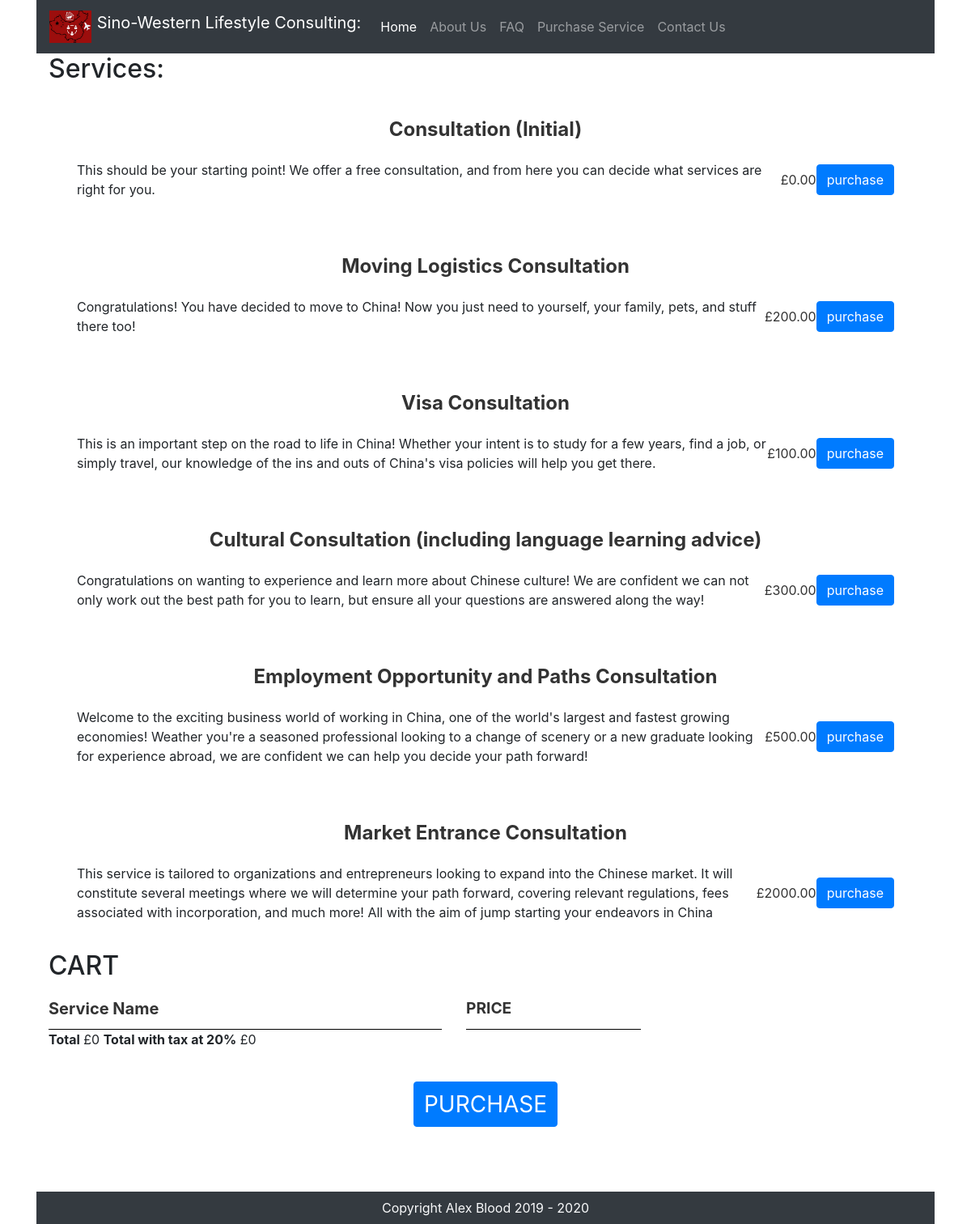
The app's page /index.php?page=store with its own data.
### tables this page shows
CREATE TABLE `services` (
  `sid` int(11) NOT NULL,
  `service` varchar(100) NOT NULL,
  `description` varchar(500) NOT NULL,
  `price` decimal(8,2) NOT NULL
);

### model/Page.class.php (called while the page is built)
<?php
class Page {
  public function header(){
    require_once APPROOT."/view/include/header.php";
  }
  public function viewToLoad($page){
    require_once APPROOT."/view/".$page.".php";
  }
  public function footer(){
    require_once APPROOT."/view/include/footer.php";
  }
}

### index.php (called while the page is built, shortened)
<?php
require_once APPROOT."/controller/page.php";

### model/Database.class.php (called while the page is built, shortened)
<?php
  class Database {
    private $host = DB_HOST;
    private $user = DB_USER;
    private $pass = DB_PASS;
    private $dbname = DB_NAME;
    private $dbh;
    private $stmt;
    public function __construct(){
      $dsn = 'mysql:host=' . $this->host . ';dbname=' . $this->dbname;
      $options = array(
        PDO::ATTR_PERSISTENT => true,
        PDO::ATTR_ERRMODE => PDO::ERRMODE_EXCEPTION
      );
      try{
        $this->dbh = new PDO($dsn, $this->user, $this->pass, $options);
      } catch(PDOException $e){
        $this->error = $e->getMessage();
        echo $this->error;
      }
    }
    public function query($sql){
      $this->stmt = $this->dbh->prepare($sql);
    }
    public function bind($param, $value, $type = null){
      if(is_null($type)){
        switch(true){
          default:
            $type = PDO::PARAM_STR;
        }
      }
      $this->stmt->bindValue($param, $value, $type);
    }
    public function execute(){
      return $this->stmt->execute();
    }
    public function resultSet(){
      $this->execute();
      return $this->stmt->fetchAll(PDO::FETCH_OBJ);
    }
  }

### model/Store.class.php (called while the page is built, shortened)
<?php
class Store extends Database {
  private $db;
  public function __construct(){
    $this->db = new Database;
  }
  public function getAllServices(){
    $this->db->query('SELECT * FROM services ORDER BY sid ASC');
    $returnedServices = $this->db->resultSet();
    return $returnedServices;
  }
  public function retrieveCartItems($cookieID){
    $this->db->query('SELECT cartItems.cookieid, services.sid, services.service,services.description,services.price FROM cartItems, services WHERE cartItems.item = services.sid AND cartItems.cookieid = :cookieID');
    $this->db->bind(':cookieID', $cookieID);
    $cartItemsReturned = $this->db->resultSet();
    return $cartItemsReturned;
  }
}

### view/store.php (the view, shortened to what this page needs)
<section class='container content-section'>
    <h2 class='section-header'>Services:</h2>
    <div class='shop-items'>
        <?php
        $serviceCall = new Store;
        $services = $serviceCall->getAllServices();
        foreach ($services as $service) {
          echo "<form action='' method='post'><div class='shop-item'>
              <span class='shop-item-title'>$service->service</span>
              <div class='shop-item-details'>
                <span class='shop-item-detail'>$service->description</span>
                  <span class='shop-item-price'>£$service->price</span>
                  <input type='hidden' name='serviceid' value='$service->sid'>
                  <input type='submit' name='purchase' class='btn btn-primary shop-item-button' value='purchase'>
              </div>
          </div>
          </form>";
        }
         ?>
  </div>
</section>
<section class='container content-section'>
    <h2 class='section-header'>CART</h2>
    <div class='cart-row'>
        <span class='cart-item cart-header cart-column'>Service Name</span>
        <span class='cart-price cart-header cart-column'>PRICE</span>
    </div>
      <?php
      $i=0;
       ?>
      <div class='cart-total'>
          <strong class='cart-total-title'>Total</strong>
          <span class='cart-total-price'>
            <?php
            echo "£".$i;
             ?>
          </span>
          <strong class='cart-total-title-tax'>Total with tax at 20%</strong>
          <span class='cart-total-price-tax'>
            <?php
            echo "£".(($i*.20)+$i);
             ?>
          </span>
      </div>
    <button class='btn btn-primary btn-purchase' type='button'>PURCHASE</button>
</section>

### view/include/header.php (shortened to what this page needs)
<!DOCTYPE html>
<html lang="en" dir="ltr">
  <head>
    <link href="css/bootstrap.min.css" rel="stylesheet">
    <link href="css/style.css" rel="stylesheet">
  </head>
  <body>
    <div class="container container-section">
    <nav class="navbar navbar-expand-lg navbar-dark bg-dark">
        <a class="navbar-brand" href="index.php"><img class="logo" src="<?php echo URLROOT."/pictures/Logo.png"; ?>" alt="">Sino-Western Lifestyle Consulting:</a>
      <div class="collapse navbar-collapse" id="navbarSupportedContent">
        <ul class="navbar-nav mr-auto">
          <li class="nav-item active">
            <a class="nav-link" href="<?php echo URLROOT."/index.php"; ?>">Home</a>
          </li>
          <li class="nav-item">
            <a class="nav-link" href="<?php echo URLROOT."/index.php?page=about"; ?>">About Us</a>
          </li>
          <li class="nav-item">
            <a class="nav-link" href="<?php echo URLROOT."/index.php?page=faq"; ?>">FAQ</a>
          </li>
          <li class="nav-item">
            <a class="nav-link" href="<?php echo URLROOT."/index.php?page=store"; ?>">Purchase Service</a>
          </li>
          <li class="nav-item">
            <a class="nav-link" href="<?php echo URLROOT."/index.php?page=contact"; ?>">Contact Us</a>
          </li>
        </ul>
      </div>
    </nav>

### controller/page.php (shortened to what this page needs)
<?php
require_once APPROOT."/model/Page.class.php";
$page = new Page;
$page->header();
if (!empty($_GET['page'])) {
  if (file_exists(APPROOT."/view/".$_GET['page'].".php")){
    if ($_GET['page'] === 'store') {
        require_once APPROOT."/controller/store.php";
        }
    $page->viewToLoad($_GET['page']);
}
} else {
  $page->viewToLoad('homepage');
}
$page->footer();

### view/include/footer.php (shortened to what this page needs)
<footer class="navbar-dark bg-dark text-center">
  <span class="nav-link text-light"><?php echo "Copyright Alex Blood ". '2019 - ' . date('Y');?></span>
</footer>
  </div>
</body>
</html>

### css/style.css (style rules this page uses)
.navbar-brand .logo { height: 40px; float: left; margin-right: 7px; }
.shop-item { margin: 30px; }
.shop-item-title { display: block; width: 100%; text-align: center; font-weight: bold; font-size: 1.5em; color: #333; margin-bottom: 15px; }
.shop-item-details { display: flex; align-items: center; padding: 5px; }
.shop-item-price { flex-grow: 1; color: #333; }
.shop-items { display: flex; flex-wrap: wrap; justify-content: space-around; }
.cart-header { font-weight: bold; font-size: 1.25em; color: #333; }
.cart-column { display: flex; align-items: center; border-bottom: 1px solid black; margin-right: 1.5em; padding-bottom: 10px; margin-top: 10px; }
.cart-row { display: flex; }
.cart-item { width: 45%; }
.cart-price { width: 20%; font-size: 1.2em; color: #333; }
.btn-purchase { display: block; margin: 40px auto 80px auto; font-size: 1.75em; }

### records on screen
services: service "Consultation (Initial)", description "This should be your starting point! We offer a free consultation, and from here you can decide what services are right for you.", price "0.00"
services: service "Moving Logistics Consultation", description "Congratulations! You have decided to move to China! Now you just need to yourself, your family, pets, and stuff there too!", price "200.00"
services: service "Visa Consultation", description "This is an important step on the road to life in China! Whether your intent is to study for a few years, find a job, or simply travel, our knowledge of the ins and outs of China's visa policies will help you get there.", price "100.00"
services: service "Cultural Consultation (including language learning advice)", description "Congratulations on wanting to experience and learn more about Chinese culture! We are confident we can not only work out the best path for you to learn, but ensure all your questions are answered along the way!", price "300.00"
services: service "Employment Opportunity and Paths Consultation", description "Welcome to the exciting business world of working in China, one of the world's largest and fastest growing economies! Weather you're a seasoned professional looking to a change of scenery or a new graduate looking for experience abroad, we are confident we can help you decide your path forward!", price "500.00"
services: service "Market Entrance Consultation", description "This service is tailored to organizations and entrepreneurs looking to expand into the Chinese market. It will constitute several meetings where we will determine your path forward, covering relevant regulations, fees associated with incorporation, and much more! All with the aim of jump starting your endeavors in China", price "2000.00"

### other values on screen
$i "0"
